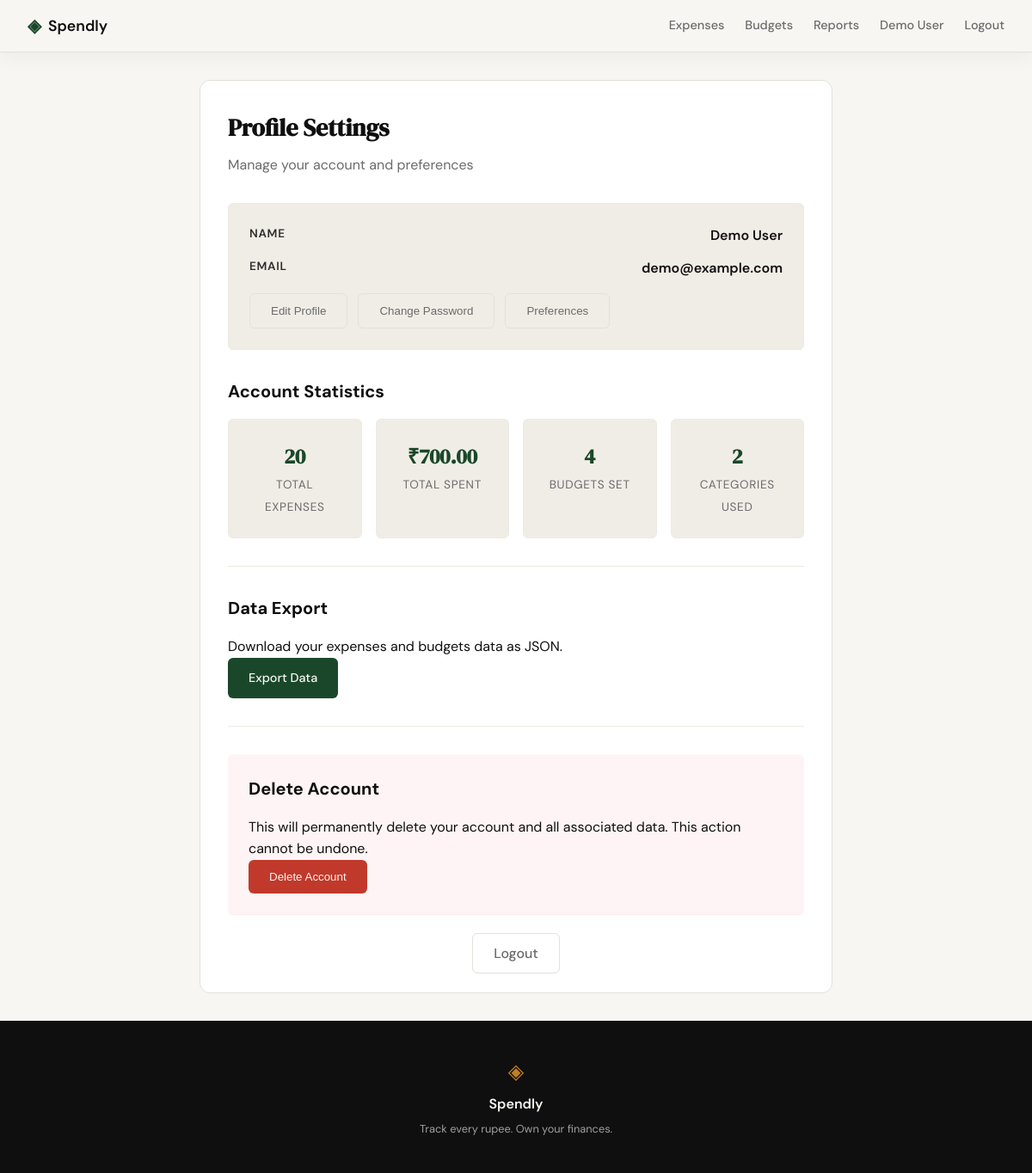
Screenshot of /profile (signed in) with the database file from the repository.
### tables this page shows
CREATE TABLE users (
            id INTEGER PRIMARY KEY AUTOINCREMENT,
            name TEXT NOT NULL,
            email TEXT UNIQUE NOT NULL,
            password_hash TEXT NOT NULL
        , avatar TEXT DEFAULT 'avatars/avatar1.svg');

### expense-tracker/app.py (the view, shortened to what this page needs)
@app.route("/profile", methods=["GET", "POST"])
def profile():
    if "user_id" not in session:
        return redirect(url_for("login"))
    db = get_db()
    user = db.execute("SELECT * FROM users WHERE id = ?", (session["user_id"],)).fetchone()
    if not user:
        session.clear()
        return redirect(url_for("login"))
    total_expenses = db.execute("SELECT COUNT(*) as count, SUM(amount) as total FROM expenses WHERE user_id = ?", (session["user_id"],)).fetchone()
    total_budgets = db.execute("SELECT COUNT(*) as count FROM budgets WHERE user_id = ?", (session["user_id"],)).fetchone()
    total_categories = db.execute("SELECT COUNT(DISTINCT category_id) as count FROM expenses WHERE user_id = ? AND category_id IS NOT NULL", (session["user_id"],)).fetchone()
    stats = {
        'total_expenses_count': total_expenses['count'] or 0,
        'total_expenses_amount': total_expenses['total'] or 0,
        'total_budgets': total_budgets['count'] or 0,
        'total_categories': total_categories['count'] or 0,
        'account_created': user['id']  # Placeholder, since no created_at
    }
    edit_section = request.args.get('edit', '')
    show_profile_form = edit_section == 'profile'
    show_password_form = edit_section == 'password'
    show_preferences_form = edit_section == 'preferences'
    db.close()
    return render_template("profile.html", user=user, stats=stats,
                           show_profile_form=show_profile_form,
                           show_password_form=show_password_form,
                           show_preferences_form=show_preferences_form)

### expense-tracker/database/db.py (called while the page is built)
def get_db():
    conn = sqlite3.connect('expenses.db')
    conn.row_factory = sqlite3.Row
    conn.execute('PRAGMA foreign_keys = ON')
    return conn

### expense-tracker/templates/profile.html (shortened to what this page needs)
{% extends "base.html" %}
{% block content %}
<div class="profile-container">
    <div class="profile-card">
        <div class="profile-header">
            <h1>Profile Settings</h1>
            <p>Manage your account and preferences</p>
        </div>
        <div class="profile-summary">
            <div class="details-row">
                <span class="details-label">Name</span>
                <span class="details-value">{{ user['name'] }}</span>
            </div>
            <div class="details-row">
                <span class="details-label">Email</span>
                <span class="details-value">{{ user['email'] }}</span>
            </div>
            <div class="summary-actions">
                <button type="button" class="btn-secondary" id="edit-profile-btn">Edit Profile</button>
                <button type="button" class="btn-secondary" id="change-password-btn">Change Password</button>
                <button type="button" class="btn-secondary" id="preferences-btn">Preferences</button>
            </div>
        </div>
        <div class="profile-section">
            <h2>Account Statistics</h2>
            <div class="stats-grid">
                <div class="stat-card">
                    <span class="stat-value">{{ stats.total_expenses_count }}</span>
                    <span class="stat-label">Total Expenses</span>
                </div>
                <div class="stat-card">
                    <span class="stat-value">₹{{ "%.2f"|format(stats.total_expenses_amount) }}</span>
                    <span class="stat-label">Total Spent</span>
                </div>
                <div class="stat-card">
                    <span class="stat-value">{{ stats.total_budgets }}</span>
                    <span class="stat-label">Budgets Set</span>
                </div>
                <div class="stat-card">
                    <span class="stat-value">{{ stats.total_categories }}</span>
                    <span class="stat-label">Categories Used</span>
                </div>
            </div>
        </div>
        <div class="profile-section">
            <h2>Data Export</h2>
            <p>Download your expenses and budgets data as JSON.</p>
            <a href="{{ url_for('export_data') }}" class="btn-primary">Export Data</a>
        </div>
        <div class="profile-section danger">
            <h2>Delete Account</h2>
            <p>This will permanently delete your account and all associated data. This action cannot be undone.</p>
            <form method="POST" action="{{ url_for('delete_account') }}" onsubmit="return confirm('Are you sure you want to delete your account? This cannot be undone.')">
                <button type="submit" class="btn-danger">Delete Account</button>
            </form>
        </div>
        <div class="profile-actions">
            <a href="{{ url_for('logout') }}" class="btn-secondary">Logout</a>
        </div>
    </div>
</div>
{% endblock %}

### expense-tracker/templates/base.html (shortened to what this page needs)
<!DOCTYPE html>
<html lang="en">
<head>
    <link rel="stylesheet" href="{{ url_for('static', filename='css/style.css') }}">
</head>
<body>
    <nav class="navbar">
        <div class="nav-inner">
            <a href="{{ url_for('landing') }}" class="nav-brand">
                <span class="brand-icon">◈</span>
                <span class="brand-name">Spendly</span>
            </a>
            <div class="nav-links">
                {% if session.get('user_id') %}
                    <a href="{{ url_for('expenses') }}">Expenses</a>
                    <a href="{{ url_for('budgets') }}">Budgets</a>
                    <a href="{{ url_for('reports') }}">Reports</a>
                    <a href="{{ url_for('profile') }}">{{ session.get('user_name', 'Profile') }}</a>
                    <a href="{{ url_for('logout') }}">Logout</a>
                {% else %}
                    <a href="{{ url_for('login') }}">Sign in</a>
                    <a href="{{ url_for('register') }}" class="nav-cta">Get started</a>
                {% endif %}
            </div>
        </div>
    </nav>
    <main class="main-content">
        {% block content %}{% endblock %}
    </main>
    <footer class="footer">
        <div class="footer-inner">
            <span class="brand-icon">◈</span>
            <span class="footer-name">Spendly</span>
            <p class="footer-copy">Track every rupee. Own your finances.</p>
        </div>
    </footer>
</body>
</html>

### expense-tracker/static/css/style.css (style rules this page uses)
:root { --ink: #0f0f0f; --ink-soft: #2d2d2d; --ink-muted: #6b6b6b; --ink-faint: #a0a0a0; --paper: #f7f6f3; --paper-warm: #f0ede6; --paper-card: #ffffff; --accent: #1a472a; --accent-light: #e8f0eb; --accent-2: #c17f24; --accent-2-light: #fdf3e3; --danger: #c0392b; --danger-light: #fdecea; --border: #e4e1da; --border-soft: #eeebe4; --font-display: 'DM Serif Display', Georgia, serif; --font-body: 'DM Sans', system-ui, sans-serif; --max-width: 1200px; --auth-width: 440px; --radius-sm: 6px; --radius-md: 12px; --radius-lg: 20px; }
*, *::before, *::after { box-sizing: border-box; margin: 0; padding: 0; }
html { font-size: 16px; scroll-behavior: smooth; }
body { background: var(--paper); color: var(--ink); font-family: var(--font-body); font-size: 1rem; line-height: 1.6; -webkit-font-smoothing: antialiased; }
a { color: inherit; text-decoration: none; }
.navbar { position: sticky; top: 0; z-index: 100; background: var(--paper); border-bottom: 1px solid var(--border); box-shadow: 0 8px 20px rgba(15, 15, 15, 0.04); padding: 0 2rem; }
.nav-inner { max-width: var(--max-width); margin: 0 auto; height: 60px; display: flex; align-items: center; justify-content: space-between; }
.nav-brand { display: flex; align-items: center; gap: 0.5rem; font-family: var(--font-body); font-weight: 600; font-size: 1.1rem; color: var(--ink); }
.brand-icon { color: var(--accent); font-size: 1.3rem; }
.brand-name { color: var(--ink); }
.nav-links { display: flex; align-items: center; gap: 1.5rem; font-size: 0.9rem; font-weight: 500; }
.nav-links a { color: var(--ink-muted); transition: color 0.2s, background 0.2s, transform 0.2s; }
.main-content { min-height: calc(100vh - 60px - 100px); }
.btn-primary { display: inline-block; background: var(--ink); color: var(--paper); padding: 0.65rem 1.5rem; border-radius: var(--radius-sm); font-family: var(--font-body); font-size: 0.9rem; font-weight: 500; cursor: pointer; border: none; transition: background 0.2s; text-decoration: none; }
.footer { background: var(--ink); color: var(--paper); padding: 2.5rem 2rem; text-align: center; }
.footer-inner { display: flex; flex-direction: column; align-items: center; gap: 0.4rem; }
.footer .brand-icon { color: var(--accent-2); font-size: 1.5rem; }
.footer-name { font-weight: 600; font-size: 1rem; }
.footer-copy { font-size: 0.8rem; color: var(--ink-faint); }

### rows the page displays
users: get "Demo User", name "Demo User", email "demo@example.com"

### other values shown
{{ stats.total_expenses_count }} "20"
{{ "%.2f"|format(stats.total_expenses_amount) }} "700.00"
{{ stats.total_budgets }} "4"
{{ stats.total_categories }} "2"
